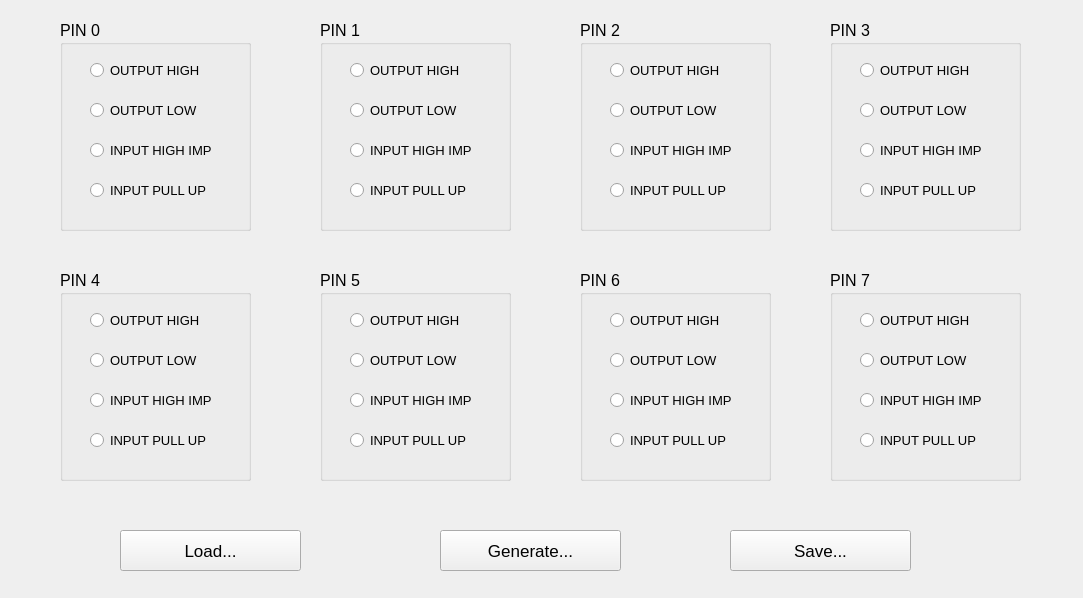
   <widget class="QWidget" name="portdPage">
    <property name="geometry">
     <rect>
      <x>0</x>
      <y>0</y>
      <width>1083</width>
      <height>598</height>
     </rect>
    </property>
    <attribute name="label">
     <string>PORTD</string>
    </attribute>
    <widget class="QPushButton" name="btnLoad">
     <property name="geometry">
      <rect>
       <x>120</x>
       <y>530</y>
       <width>181</width>
       <height>41</height>
      </rect>
     </property>
     <property name="font">
      <font>
       <pointsize>13</pointsize>
      </font>
     </property>
     <property name="styleSheet">
      <string notr="true"/>
     </property>
     <property name="text">
      <string>Load...</string>
     </property>
    </widget>
    <widget class="QPushButton" name="btnSave">
     <property name="geometry">
      <rect>
       <x>730</x>
       <y>530</y>
       <width>181</width>
       <height>41</height>
      </rect>
     </property>
     <property name="font">
      <font>
       <pointsize>13</pointsize>
      </font>
     </property>
     <property name="styleSheet">
      <string notr="true"/>
     </property>
     <property name="text">
      <string>Save...</string>
     </property>
    </widget>
    <widget class="QGroupBox" name="portdPin5Box">
     <property name="geometry">
      <rect>
       <x>320</x>
       <y>270</y>
       <width>191</width>
       <height>211</height>
      </rect>
     </property>
     <property name="font">
      <font>
       <pointsize>12</pointsize>
      </font>
     </property>
     <property name="title">
      <string>PIN 5</string>
     </property>
     <widget class="QRadioButton" name="portdPin5OutputLowRadio">
      <property name="geometry">
       <rect>
        <x>30</x>
        <y>80</y>
        <width>140</width>
        <height>20</height>
       </rect>
      </property>
      <property name="font">
       <font>
        <pointsize>10</pointsize>
       </font>
      </property>
      <property name="text">
       <string>OUTPUT LOW</string>
      </property>
     </widget>
     <widget class="QRadioButton" name="portdPin5InputHighImpRadio">
      <property name="geometry">
       <rect>
        <x>30</x>
        <y>120</y>
        <width>148</width>
        <height>20</height>
       </rect>
      </property>
      <property name="font">
       <font>
        <pointsize>10</pointsize>
       </font>
      </property>
      <property name="text">
       <string>INPUT HIGH IMP</string>
      </property>
     </widget>
     <widget class="QRadioButton" name="portdPin5InputPullRadio">
      <property name="geometry">
       <rect>
        <x>30</x>
        <y>160</y>
        <width>141</width>
        <height>20</height>
       </rect>
      </property>
      <property name="font">
       <font>
        <pointsize>10</pointsize>
       </font>
      </property>
      <property name="text">
       <string>INPUT PULL UP</string>
      </property>
     </widget>
     <widget class="QRadioButton" name="portdPin5OutputHighRadio">
      <property name="geometry">
       <rect>
        <x>30</x>
        <y>40</y>
        <width>140</width>
        <height>20</height>
       </rect>
      </property>
      <property name="font">
       <font>
        <pointsize>10</pointsize>
       </font>
      </property>
      <property name="text">
       <string>OUTPUT HIGH</string>
      </property>
     </widget>
    </widget>
    <widget class="QGroupBox" name="portdPin4Box">
     <property name="geometry">
      <rect>
       <x>60</x>
       <y>270</y>
       <width>191</width>
       <height>211</height>
      </rect>
     </property>
     <property name="font">
      <font>
       <pointsize>12</pointsize>
      </font>
     </property>
     <property name="title">
      <string>PIN 4</string>
     </property>
     <widget class="QRadioButton" name="portdPin4OutputLowRadio">
      <property name="geometry">
       <rect>
        <x>30</x>
        <y>80</y>
        <width>140</width>
        <height>20</height>
       </rect>
      </property>
      <property name="font">
       <font>
        <pointsize>10</pointsize>
       </font>
      </property>
      <property name="text">
       <string>OUTPUT LOW</string>
      </property>
     </widget>
     <widget class="QRadioButton" name="portdPin4InputHighImpRadio">
      <property name="geometry">
       <rect>
        <x>30</x>
        <y>120</y>
        <width>148</width>
        <height>20</height>
       </rect>
      </property>
      <property name="font">
       <font>
        <pointsize>10</pointsize>
       </font>
      </property>
      <property name="text">
       <string>INPUT HIGH IMP</string>
      </property>
     </widget>
     <widget class="QRadioButton" name="portdPin4InputPullRadio">
      <property name="geometry">
       <rect>
        <x>30</x>
        <y>160</y>
        <width>141</width>
        <height>20</height>
       </rect>
      </property>
      <property name="font">
       <font>
        <pointsize>10</pointsize>
       </font>
      </property>
      <property name="text">
       <string>INPUT PULL UP</string>
      </property>
     </widget>
     <widget class="QRadioButton" name="portdPin4OutputHighRadio">
      <property name="geometry">
       <rect>
        <x>30</x>
        <y>40</y>
        <width>140</width>
        <height>20</height>
       </rect>
      </property>
      <property name="font">
       <font>
        <pointsize>10</pointsize>
       </font>
      </property>
      <property name="text">
       <string>OUTPUT HIGH</string>
      </property>
     </widget>
    </widget>
    <widget class="QGroupBox" name="portdPin3Box">
     <property name="geometry">
      <rect>
       <x>830</x>
       <y>20</y>
       <width>191</width>
       <height>211</height>
      </rect>
     </property>
     <property name="font">
      <font>
       <pointsize>12</pointsize>
      </font>
     </property>
     <property name="title">
      <string>PIN 3</string>
     </property>
     <widget class="QRadioButton" name="portdPin3OutputLowRadio">
      <property name="geometry">
       <rect>
        <x>30</x>
        <y>80</y>
        <width>140</width>
        <height>20</height>
       </rect>
      </property>
      <property name="font">
       <font>
        <pointsize>10</pointsize>
       </font>
      </property>
      <property name="text">
       <string>OUTPUT LOW</string>
      </property>
      <property name="checkable">
       <bool>true</bool>
      </property>
     </widget>
     <widget class="QRadioButton" name="portdPin3InputHighImpRadio">
      <property name="geometry">
       <rect>
        <x>30</x>
        <y>120</y>
        <width>148</width>
        <height>20</height>
       </rect>
      </property>
      <property name="font">
       <font>
        <pointsize>10</pointsize>
       </font>
      </property>
      <property name="text">
       <string>INPUT HIGH IMP</string>
      </property>
     </widget>
     <widget class="QRadioButton" name="portdPin3InputPullRadio">
      <property name="geometry">
       <rect>
        <x>30</x>
        <y>160</y>
        <width>141</width>
        <height>20</height>
       </rect>
      </property>
      <property name="font">
       <font>
        <pointsize>10</pointsize>
       </font>
      </property>
      <property name="text">
       <string>INPUT PULL UP</string>
      </property>
     </widget>
     <widget class="QRadioButton" name="portdPin3OutputHighRadio">
      <property name="geometry">
       <rect>
        <x>30</x>
        <y>40</y>
        <width>140</width>
        <height>20</height>
       </rect>
      </property>
      <property name="font">
       <font>
        <pointsize>10</pointsize>
       </font>
      </property>
      <property name="text">
       <string>OUTPUT HIGH</string>
      </property>
      <property name="checkable">
       <bool>true</bool>
      </property>
     </widget>
    </widget>
    <widget class="QGroupBox" name="portdPin0Box">
     <property name="geometry">
      <rect>
       <x>60</x>
       <y>20</y>
       <width>191</width>
       <height>211</height>
      </rect>
     </property>
     <property name="font">
      <font>
       <pointsize>12</pointsize>
      </font>
     </property>
     <property name="styleSheet">
      <string notr="true"/>
     </property>
     <property name="title">
      <string>PIN 0</string>
     </property>
     <widget class="QRadioButton" name="portdPin0OutputLowRadio">
      <property name="geometry">
       <rect>
        <x>30</x>
        <y>80</y>
        <width>140</width>
        <height>20</height>
       </rect>
      </property>
      <property name="font">
       <font>
        <pointsize>10</pointsize>
       </font>
      </property>
      <property name="text">
       <string>OUTPUT LOW</string>
      </property>
     </widget>
     <widget class="QRadioButton" name="portdPin0InputHighImpRadio">
      <property name="geometry">
       <rect>
        <x>30</x>
        <y>120</y>
        <width>148</width>
        <height>20</height>
       </rect>
      </property>
      <property name="font">
       <font>
        <pointsize>10</pointsize>
       </font>
      </property>
      <property name="text">
       <string>INPUT HIGH IMP</string>
      </property>
     </widget>
     <widget class="QRadioButton" name="portdPin0InputPullRadio">
      <property name="geometry">
       <rect>
        <x>30</x>
        <y>160</y>
        <width>141</width>
        <height>20</height>
       </rect>
      </property>
      <property name="font">
       <font>
        <pointsize>10</pointsize>
       </font>
      </property>
      <property name="text">
       <string>INPUT PULL UP</string>
      </property>
     </widget>
     <widget class="QRadioButton" name="portdPin0OutputHighRadio">
      <property name="geometry">
       <rect>
        <x>30</x>
        <y>40</y>
        <width>140</width>
        <height>20</height>
       </rect>
      </property>
      <property name="font">
       <font>
        <pointsize>10</pointsize>
       </font>
      </property>
      <property name="text">
       <string>OUTPUT HIGH</string>
      </property>
     </widget>
    </widget>
    <widget class="QGroupBox" name="portdPin1Box">
     <property name="geometry">
      <rect>
       <x>320</x>
       <y>20</y>
       <width>191</width>
       <height>211</height>
      </rect>
     </property>
     <property name="font">
      <font>
       <pointsize>12</pointsize>
      </font>
     </property>
     <property name="title">
      <string>PIN 1</string>
     </property>
     <widget class="QRadioButton" name="portdPin1OutputLowRadio">
      <property name="geometry">
       <rect>
        <x>30</x>
        <y>80</y>
        <width>140</width>
        <height>20</height>
       </rect>
      </property>
      <property name="font">
       <font>
        <pointsize>10</pointsize>
       </font>
      </property>
      <property name="text">
       <string>OUTPUT LOW</string>
      </property>
     </widget>
     <widget class="QRadioButton" name="portdPin1InputHighImpRadio">
      <property name="geometry">
       <rect>
        <x>30</x>
        <y>120</y>
        <width>148</width>
        <height>20</height>
       </rect>
      </property>
      <property name="font">
       <font>
        <pointsize>10</pointsize>
       </font>
      </property>
      <property name="text">
       <string>INPUT HIGH IMP</string>
      </property>
     </widget>
     <widget class="QRadioButton" name="portdPin1InputPullRadio">
      <property name="geometry">
       <rect>
        <x>30</x>
        <y>160</y>
        <width>141</width>
        <height>20</height>
       </rect>
      </property>
      <property name="font">
       <font>
        <pointsize>10</pointsize>
       </font>
      </property>
      <property name="text">
       <string>INPUT PULL UP</string>
      </property>
     </widget>
     <widget class="QRadioButton" name="portdPin1OutputHighRadio">
      <property name="geometry">
       <rect>
        <x>30</x>
        <y>40</y>
        <width>140</width>
        <height>20</height>
       </rect>
      </property>
      <property name="font">
       <font>
        <pointsize>10</pointsize>
       </font>
      </property>
      <property name="text">
       <string>OUTPUT HIGH</string>
      </property>
     </widget>
    </widget>
    <widget class="QGroupBox" name="portdPin7Box">
     <property name="geometry">
      <rect>
       <x>830</x>
       <y>270</y>
       <width>191</width>
       <height>211</height>
      </rect>
     </property>
     <property name="font">
      <font>
       <pointsize>12</pointsize>
      </font>
     </property>
     <property name="title">
      <string>PIN 7</string>
     </property>
     <widget class="QRadioButton" name="portdPin7OutputLowRadio">
      <property name="geometry">
       <rect>
        <x>30</x>
        <y>80</y>
        <width>140</width>
        <height>20</height>
       </rect>
      </property>
      <property name="font">
       <font>
        <pointsize>10</pointsize>
       </font>
      </property>
      <property name="text">
       <string>OUTPUT LOW</string>
      </property>
     </widget>
     <widget class="QRadioButton" name="portdPin7InputHighImpRadio">
      <property name="geometry">
       <rect>
        <x>30</x>
        <y>120</y>
        <width>148</width>
        <height>20</height>
       </rect>
      </property>
      <property name="font">
       <font>
        <pointsize>10</pointsize>
       </font>
      </property>
      <property name="text">
       <string>INPUT HIGH IMP</string>
      </property>
     </widget>
     <widget class="QRadioButton" name="portdPin7InputPullRadio">
      <property name="geometry">
       <rect>
        <x>30</x>
        <y>160</y>
        <width>141</width>
        <height>20</height>
       </rect>
      </property>
      <property name="font">
       <font>
        <pointsize>10</pointsize>
       </font>
      </property>
      <property name="text">
       <string>INPUT PULL UP</string>
      </property>
     </widget>
     <widget class="QRadioButton" name="portdPin7OutputHighRadio">
      <property name="geometry">
       <rect>
        <x>30</x>
        <y>40</y>
        <width>140</width>
        <height>20</height>
       </rect>
      </property>
      <property name="font">
       <font>
        <pointsize>10</pointsize>
       </font>
      </property>
      <property name="text">
       <string>OUTPUT HIGH</string>
      </property>
     </widget>
    </widget>
    <widget class="QGroupBox" name="portdPin6Box">
     <property name="geometry">
      <rect>
       <x>580</x>
       <y>270</y>
       <width>191</width>
       <height>211</height>
      </rect>
     </property>
     <property name="font">
      <font>
       <pointsize>12</pointsize>
      </font>
     </property>
     <property name="title">
      <string>PIN 6</string>
     </property>
     <widget class="QRadioButton" name="portdPin6OutputLowRadio">
      <property name="geometry">
       <rect>
        <x>30</x>
        <y>80</y>
        <width>140</width>
        <height>20</height>
       </rect>
      </property>
      <property name="font">
       <font>
        <pointsize>10</pointsize>
       </font>
      </property>
      <property name="text">
       <string>OUTPUT LOW</string>
      </property>
     </widget>
     <widget class="QRadioButton" name="portdPin6InputHighImpRadio">
      <property name="geometry">
       <rect>
        <x>30</x>
        <y>120</y>
        <width>148</width>
        <height>20</height>
       </rect>
      </property>
      <property name="font">
       <font>
        <pointsize>10</pointsize>
       </font>
      </property>
      <property name="text">
       <string>INPUT HIGH IMP</string>
      </property>
     </widget>
     <widget class="QRadioButton" name="portdPin6InputPullRadio">
      <property name="geometry">
       <rect>
        <x>30</x>
        <y>160</y>
        <width>141</width>
        <height>20</height>
       </rect>
      </property>
      <property name="font">
       <font>
        <pointsize>10</pointsize>
       </font>
      </property>
      <property name="text">
       <string>INPUT PULL UP</string>
      </property>
     </widget>
     <widget class="QRadioButton" name="portdPin6OutputHighRadio">
      <property name="geometry">
       <rect>
        <x>30</x>
        <y>40</y>
        <width>140</width>
        <height>20</height>
       </rect>
      </property>
      <property name="font">
       <font>
        <pointsize>10</pointsize>
       </font>
      </property>
      <property name="text">
       <string>OUTPUT HIGH</string>
      </property>
     </widget>
    </widget>
    <widget class="QGroupBox" name="portdPin2Box">
     <property name="geometry">
      <rect>
       <x>580</x>
       <y>20</y>
       <width>191</width>
       <height>211</height>
      </rect>
     </property>
     <property name="font">
      <font>
       <pointsize>12</pointsize>
      </font>
     </property>
     <property name="styleSheet">
      <string notr="true"/>
     </property>
     <property name="title">
      <string>PIN 2</string>
     </property>
     <widget class="QRadioButton" name="portdPin2OutputLowRadio">
      <property name="geometry">
       <rect>
        <x>30</x>
        <y>80</y>
        <width>140</width>
        <height>20</height>
       </rect>
      </property>
      <property name="font">
       <font>
        <pointsize>10</pointsize>
       </font>
      </property>
      <property name="text">
       <string>OUTPUT LOW</string>
      </property>
     </widget>
     <widget class="QRadioButton" name="portdPin2InputHighImpRadio">
      <property name="geometry">
       <rect>
        <x>30</x>
        <y>120</y>
        <width>148</width>
        <height>20</height>
       </rect>
      </property>
      <property name="font">
       <font>
        <pointsize>10</pointsize>
       </font>
      </property>
      <property name="text">
       <string>INPUT HIGH IMP</string>
      </property>
     </widget>
     <widget class="QRadioButton" name="portdPin2InputPullRadio">
      <property name="geometry">
       <rect>
        <x>30</x>
        <y>160</y>
        <width>141</width>
        <height>20</height>
       </rect>
      </property>
      <property name="font">
       <font>
        <pointsize>10</pointsize>
       </font>
      </property>
      <property name="text">
       <string>INPUT PULL UP</string>
      </property>
     </widget>
     <widget class="QRadioButton" name="portdPin2OutputHighRadio">
      <property name="geometry">
       <rect>
        <x>30</x>
        <y>40</y>
        <width>140</width>
        <height>20</height>
       </rect>
      </property>
      <property name="font">
       <font>
        <pointsize>10</pointsize>
       </font>
      </property>
      <property name="text">
       <string>OUTPUT HIGH</string>
      </property>
     </widget>
    </widget>
    <widget class="QPushButton" name="btnGenerate">
     <property name="geometry">
      <rect>
       <x>440</x>
       <y>530</y>
       <width>181</width>
       <height>41</height>
      </rect>
     </property>
     <property name="font">
      <font>
       <pointsize>13</pointsize>
      </font>
     </property>
     <property name="styleSheet">
      <string notr="true"/>
     </property>
     <property name="text">
      <string>Generate...</string>
     </property>
    </widget>
   </widget>
